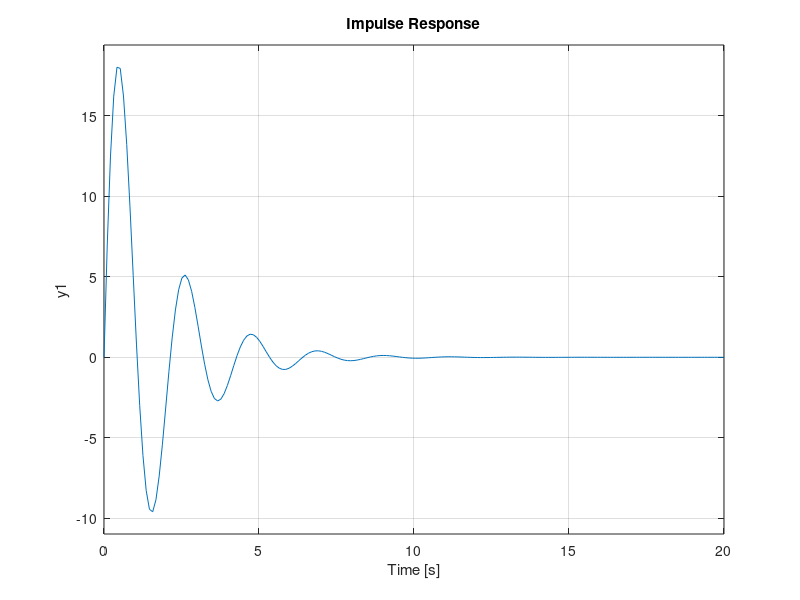

This chart was generated by the following MATLAB code:
clear all;
close all; 
clc;


% tf para decirle que la variable "s" es la que se usa en Laplace.
s = tf("s");
wn   = 3;
zita = 0.198;
K    = 8;
T    = 1/wn;

G = K/(T^2*s^2 + 2*zita*T*s + 1);


figure
impulse(G);